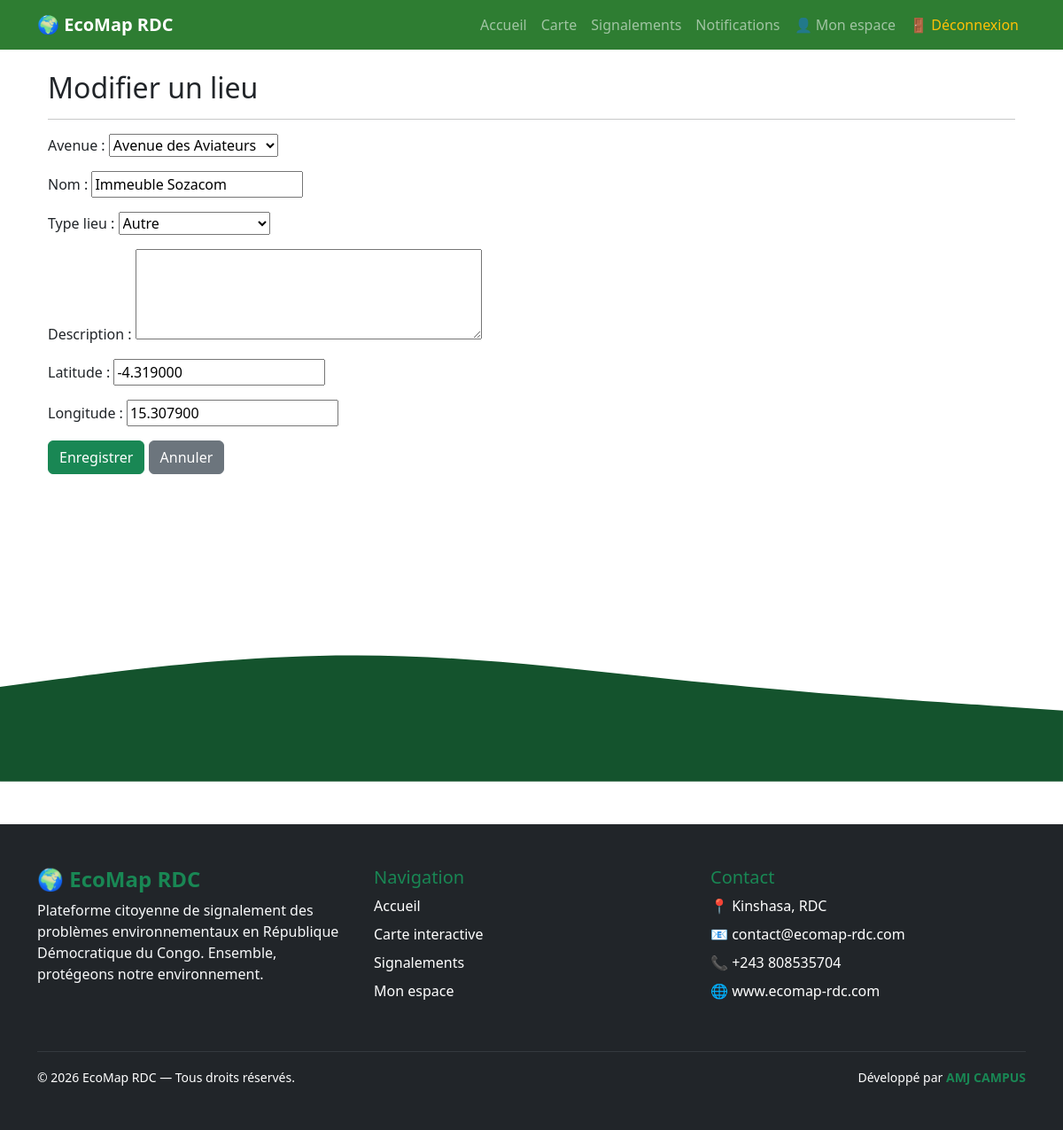
The page /territoire/10/modifier/ (signed in) on the database its author committed.
### territoire/models.py (models this page shows, shortened)
class Lieu(models.Model):
    class TypeLieu(models.TextChoices):
        MARCHE = "MARCHE", "Marché"
        HOPITAL = "HOPITAL", "Hôpital"
        ECOLE = "ECOLE", "École"
        UNIVERSITE = "UNIVERSITE", "Université"
        ROUTE = "ROUTE", "Route principale"
        GARE = "GARE", "Gare"
        ARRET = "ARRET", "Arrêt de bus"
        ROND_POINT = "ROND_POINT", "Rond-point"
        BATIMENT = "BATIMENT", "Bâtiment public"
        POUBELLE = "POUBELLE", "Poubelle publique"
        RECYCLAGE = "RECYCLAGE", "Centre de recyclage"
        AUTRE = "AUTRE", "Autre"
    avenue = models.ForeignKey(
        Avenue,
        on_delete=models.CASCADE,
        related_name="lieux"
    )
    nom = models.CharField(max_length=200)
    type_lieu = models.CharField(
        max_length=20,
        choices=TypeLieu.choices,
        default=TypeLieu.AUTRE
    )
    description = models.TextField(
        blank=True
    )
    latitude = models.DecimalField(
        max_digits=9,
        decimal_places=6,
        null=True,
        blank=True
    )
    longitude = models.DecimalField(
        max_digits=9,
        decimal_places=6,
        null=True,
        blank=True
    )
    class Meta:
        ordering = ["nom"]

class Avenue(models.Model):
    quartier = models.ForeignKey(
        Quartier,
        on_delete=models.CASCADE,
        related_name="avenues"
    )
    nom = models.CharField(max_length=150)
    class Meta:
        ordering = ["nom"]
        unique_together = ("quartier", "nom")
    def __str__(self):
        return self.nom

### territoire/views.py (the view)
    def wrapper(request, *args, **kwargs):
        if not request.user.is_staff:
            messages.error(
                request,
                "Cette fonctionnalité est réservée aux administrateurs."
            )
            return redirect("profil")
        return view_func(request, *args, **kwargs)

### territoire/forms.py
class LieuForm(forms.ModelForm):
    class Meta:
        model = Lieu
        fields = [
            "avenue",
            "nom",
            "type_lieu",
            "description",
            "latitude",
            "longitude",
        ]
        widgets = {
            "description": forms.Textarea(attrs={"rows": 4}),
        }

### territoire/views.py (called while the page is built)
def admin_required(view_func):
    def wrapper(request, *args, **kwargs):
        if not request.user.is_staff:
            messages.error(
                request,
                "Cette fonctionnalité est réservée aux administrateurs."
            )
            return redirect("profil")
        return view_func(request, *args, **kwargs)
    return wrapper

@login_required
@admin_required
def modifier_lieu(request, pk):
    lieu = get_object_or_404(Lieu, pk=pk)
    if request.method == "POST":
        form = LieuForm(request.POST, instance=lieu)
        if form.is_valid():
            form.save()
            messages.success(
                request,
                "Lieu modifié avec succès."
            )
            return redirect("liste_lieux")
    else:
        form = LieuForm(instance=lieu)
    return render(
        request,
        "territoire/form.html",
        {
            "form": form,
            "titre": "Modifier un lieu"
        }
    )

### territoire/templates/territoire/form.html (shortened to what this page needs)
{% extends "base.html" %}
{% block content %}
<div class="container mt-4">
    <h2>{{ titre }}</h2>
    <hr>
    <form method="POST">
        {{ form.as_p }}
        <button class="btn btn-success">
            Enregistrer
        </button>
        <a href="{% url 'liste_lieux' %}" class="btn btn-secondary">
            Annuler
        </a>
    </form>
</div>
{% endblock %}

### rows shown on the page
Lieu: avenue "Avenue des Aviateurs", type_lieu "Autre", latitude "-4.319000", longitude "15.307900"
Avenue: nom "Immeuble Sozacom"

### other values the page prints
{{ titre }} "Modifier un lieu"
